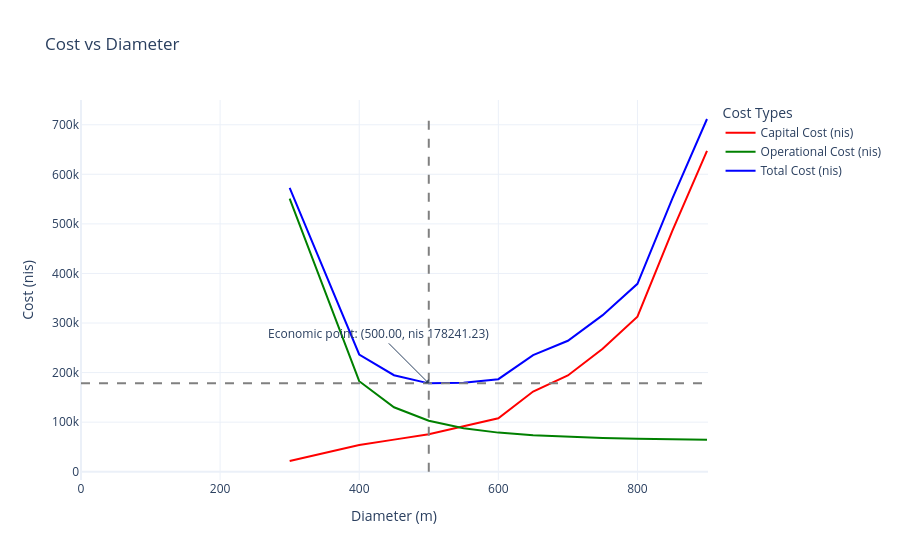

The notebook cell saved with this chart:
### Code cell
import plotly.graph_objects as go
import pandas as pd

fig = go.Figure()

# Add the three line plots
fig.add_trace(
    go.Scatter(
        x=df['Diameter (mm)'],
        y=df['Capital Cost (nis)'],
        mode='lines',
        name='Capital Cost (nis)',
        line=dict(color='red')
    )
)

fig.add_trace(
    go.Scatter(
        x=df['Diameter (mm)'],
        y=df['Operational Cost (nis)'],
        mode='lines',
        name='Operational Cost (nis)',
        line=dict(color='green')
    )
)

fig.add_trace(
    go.Scatter(
        x=df['Diameter (mm)'],
        y=df['Total Cost (nis)'],
        mode='lines',
        name='Total Cost (nis)',
        line=dict(color='blue')
    )
)

# Add vertical line at economic diameter
fig.add_shape(
    type="line",
    x0=economic_diameter,
    y0=0,
    x1=economic_diameter,
    y1=df['Total Cost (nis)'].max(),
    line=dict(color="grey", width=2, dash="dash"),
)

# Add horizontal line at economic cost
fig.add_shape(
    type="line",
    x0=0,
    y0=economic_cost,
    x1=df['Diameter (mm)'].max(),
    y1=economic_cost,
    line=dict(color="grey", width=2, dash="dash"),
)

# Add annotation for economic point
fig.add_annotation(
    x=economic_diameter,
    y=economic_cost,
    text=f"Economic point: ({economic_diameter:.2f}, nis {economic_cost:.2f})",
    showarrow=True,
    arrowhead=1,
    ax=-50,
    ay=-50
)

# Update layout with labels and title
fig.update_layout(
    title="Cost vs Diameter",
    xaxis_title="Diameter (m)",
    yaxis_title="Cost (nis)",
    legend_title="Cost Types",
    template="plotly_white"
)

# Show the figure
fig.show()

### Figure 1 — Plotly figure (JSON) as saved in the notebook; plotly's stock layout.template omitted (floating-point values rounded to 4 significant figures)
{"data": [{"line": {"color": "red"}, "mode": "lines", "name": "Capital Cost (nis)", "type": "scatter", "x": [300, 400, 450, 500, 550, 600, 650, 700, 750, 800, 850, 900], "y": [21570.0, 53930.0, 64720.0, 75500.0, 91680.0, 107900.0, 161800.0, 194100.0, 248100.0, 312800.0, 485400.0, 647200.0]}, {"line": {"color": "green"}, "mode": "lines", "name": "Operational Cost (nis)", "type": "scatter", "x": [300, 400, 450, 500, 550, 600, 650, 700, 750, 800, 850, 900], "y": [551000.0, 182500.0, 130000.0, 102700.0, 87660.0, 78840.0, 73440.0, 70010.0, 67760.0, 66240.0, 65190.0, 64450.0]}, {"line": {"color": "blue"}, "mode": "lines", "name": "Total Cost (nis)", "type": "scatter", "x": [300, 400, 450, 500, 550, 600, 650, 700, 750, 800, 850, 900], "y": [572500.0, 236500.0, 194700.0, 178200.0, 179300.0, 186700.0, 235200.0, 264200.0, 315800.0, 379000.0, 550600.0, 711600.0]}], "layout": {"annotations": [{"arrowhead": 1, "ax": -50, "ay": -50, "showarrow": true, "text": "Economic point: (500.00, nis 178241.23)", "x": 500, "y": 178200.0}], "legend": {"title": {"text": "Cost Types"}}, "shapes": [{"line": {"color": "grey", "dash": "dash", "width": 2}, "type": "line", "x0": 500, "x1": 500, "y0": 0, "y1": 711600.0}, {"line": {"color": "grey", "dash": "dash", "width": 2}, "type": "line", "x0": 0, "x1": 900, "y0": 178200.0, "y1": 178200.0}], "title": {"text": "Cost vs Diameter"}, "xaxis": {"title": {"text": "Diameter (m)"}}, "yaxis": {"title": {"text": "Cost (nis)"}}}}
